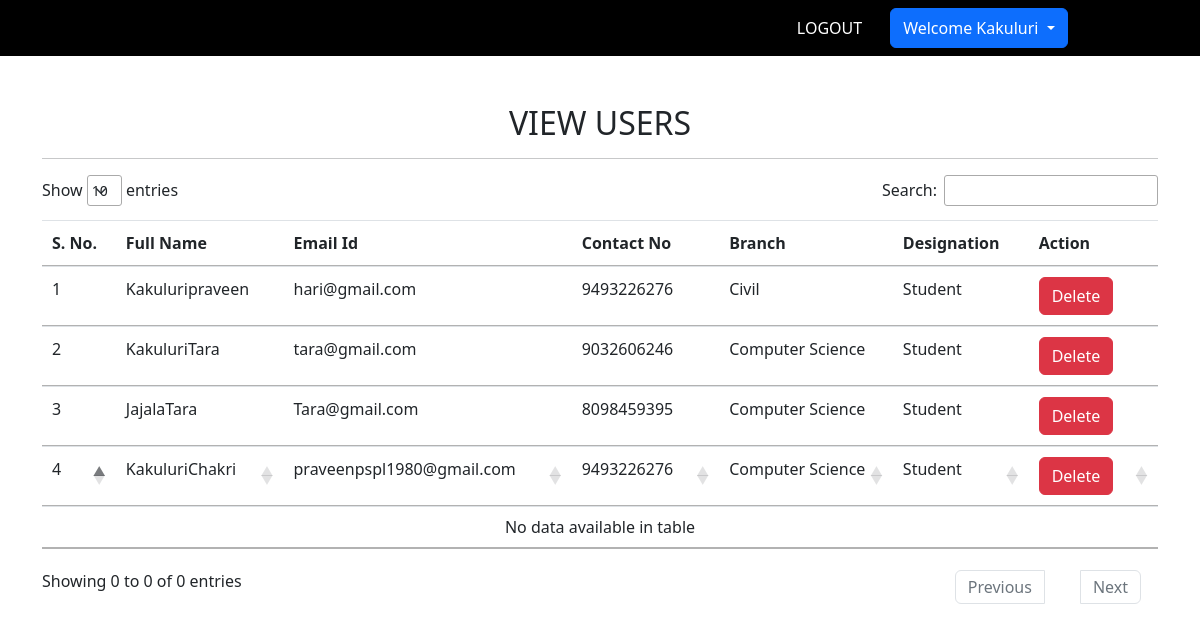
The app's page /view_users/ (signed in) with its own data.
### Notes/models.py (models this page shows, shortened)
class Signup(models.Model):
    user=models.ForeignKey(User,on_delete=models.CASCADE)
    contact=models.CharField(max_length=15,null=True)
    branch=models.CharField(max_length=40)
    designation=models.CharField(max_length=10,default='student')

### Notes/views.py (the view)
# urls.py: path('view_users/', view_users, name='view_users'),
def view_users(request):
    if not request.user.is_authenticated:
        return redirect('admin_login')
    users=Signup.objects.all()
    d={'users':users}
    return render(request,'view_users.html',d)

### Notes/templates/view_users.html (shortened to what this page needs)
{% extends 'usernavigation.html' %}
{% load static %}
{% block body %}
 <link rel="stylesheet" href="https://cdn.datatables.net/1.13.6/css/jquery.dataTables.min.css">
<link rel="stylesheet" href="https://cdn.datatables.net/1.13.6/css/dataTables.bootstrap5.min.css">
<link rel="stylesheet" href="https://maxcdn.bootstrapcdn.com/bootstrap/5.3.0/css/bootstrap.min.css">
    <div class="container mt-5">
    <h2 class="text-center">VIEW USERS</h2>
            <HR>
    <table class="table table=bordered" id="example">
        <thead>
        <tr>
            <th>S. No.</th>
            <th>Full Name</th>
            <th>Email Id</th>
            <th>Contact No</th>
            <th>Branch</th>
            <th>Designation</th>
            <th>Action</th>
        </tr>
        {% for i in users %}
        <tr>
        <td>{{ forloop.counter }}</td>
        <td style="text-transform: capitalize">{{ i.user.first_name }}{{i.user.last_name }}</td>
        <td>{{ i.user.username }}</td>
        <td>{{ i.contact }}</td>
        <td>{{ i.branch }}</td>
        <td>{{ i.designation }}</td>
        <td><a href="{% url 'delete_user' i.user.id %}" class="btn btn-danger" onclick="return confirm('Are You Sure to Delete ?')">Delete </a></td>
        </tr>
        {% endfor %}
        </thead>
    </table>
    </div>
{% endblock %}

### Notes/templates/usernavigation.html (shortened to what this page needs)
<!DOCTYPE html>
<html lang="en">
<head>
    {% load static %}
  <link rel="stylesheet" href="https://maxcdn.bootstrapcdn.com/bootstrap/4.3.1/css/bootstrap.min.css">
  <link rel="stylesheet" href="https://use.fontawesome.com/releases/v5.6.3/css/all.css">
    <link href="https://cdn.jsdelivr.net/npm/bootstrap-icons/font/bootstrap-icons.css" rel="stylesheet">
    <link rel="stylesheet" href="{% static 'css/mystyle.css' %}">
</head>
<body>
<nav class="navbar navbar-expand-sm justify-content-center" style="background-color: black">
    <ul class="navbar-nav">
        <li class="navbar-item">
            <a class="nav-link" href="{% url 'profile' %}">HOME</a>
        </li>
         <li class="navbar-item">
            <a class="nav-link" href="{% url 'upload_notes' %}">UPLOAD NOTES</a>
        </li>
         <li class="navbar-item">
            <a class="nav-link" href="{% url 'view_mynotes' %}">VIEW MY NOTES</a>
        </li>
         <li class="navbar-item">
            <a class="nav-link" href="{% url 'viewallnotes' %}">VIEW ALL NOTES</a>
        </li>
        <li class="navbar-item">
            <form method="post" action="{% url 'logout' %}" style="display: inline;">
                <button type="submit" class="nav-link" style="border: none; background: none;  color: white; cursor: pointer;">LOGOUT</button>
            </form>
        </li>
        <div class="btn-group">
            <button type="button" class="btn btn-primary dropdown-toggle" data-toggle="dropdown">
                Welcome {{ request.user.first_name }}
            </button>
        </div>
    </ul>
</nav>
</body>
</html>
{% block body %}
{% endblock %}

### Notes/static/css/mystyle.css (style rules this page uses)
.nav-link { color:white }
.navbar-item { margin: 0 20px; }

### records on screen
Signup: user.first_name "Kakuluri", user.last_name "Praveen", user.username "hari@gmail.com", contact "9493226276", branch "Civil", designation "Student"
Signup: user.first_name "Kakuluri", user.last_name "Tara", user.username "tara@gmail.com", contact "9032606246", branch "Computer Science", designation "Student"
Signup: user.first_name "Jajala", user.last_name "Tara", user.username "Tara@gmail.com", contact "8098459395", branch "Computer Science", designation "Student"
Signup: user.first_name "Kakuluri", user.last_name "Chakri", user.username "praveenpspl1980@gmail.com", contact "9493226276", branch "Computer Science", designation "Student"

### other values on screen
{{ request.user.first_name }} "Kakuluri"
